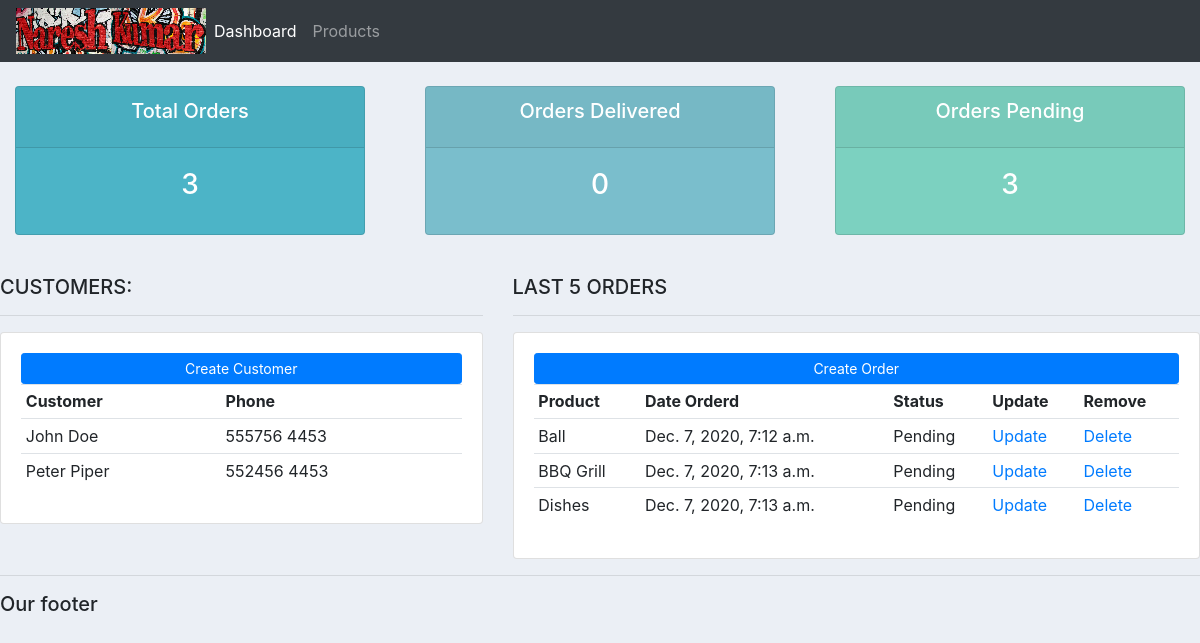
Before: / with the older database file.
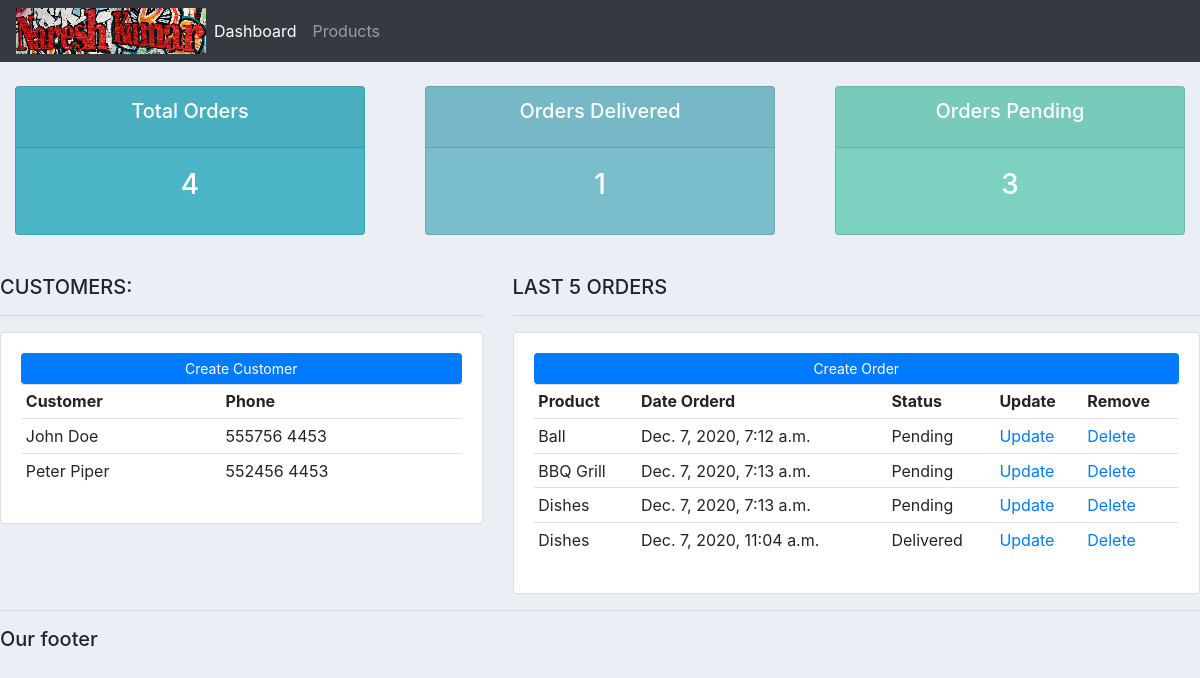
After: the same page with the newer database file.
### accounts/models.py (models this page shows, shortened)
class Customer(models.Model):
	name = models.CharField(max_length=200, null=True)
	phone = models.CharField(max_length=200, null=True)
	email = models.CharField(max_length=200, null=True)
	date_created = models.DateTimeField(auto_now_add=True, null=True)

class Order(models.Model):
	STATUS = (
			('Pending', 'Pending'),
			('Out for delivery', 'Out for delivery'),
			('Delivered', 'Delivered'),
		)
	customer = models.ForeignKey(Customer, null = True, on_delete=models.SET_NULL)
	product = models.ForeignKey(Product, null=True, on_delete= models.SET_NULL)
	date_created = models.DateTimeField(auto_now_add=True, null=True)
	status = models.CharField(max_length=200, null=True, choices=STATUS)

class Product(models.Model):
	CATEGORY = (
			('Indoor', 'Indoor'),
			('Out Door', 'Out Door'),
		)
	name = models.CharField(max_length=200, null=True)
	price = models.FloatField(null=True)
	category = models.CharField(max_length=200, null=True, choices=CATEGORY)
	description = models.CharField(max_length=200, null=True,blank = True)
	date_created = models.DateTimeField(auto_now_add=True, null=True)
	tag = models.ManyToManyField(Tag)
	def __str__(self):
		return self.name

### accounts/views.py (the view)
# urls.py: path('', views.home),
def home(request):
	orders = Order.objects.all()
	customers = Customer.objects.all()
	total_customers = customers.count()
	total_orders = orders.count()
	delivered = orders.filter(status='Delivered').count()
	pending = orders.filter(status='Pending').count()
	context = {'orders': orders , 'customers': customers, 'total_orders':total_orders,
	'delivered':delivered, 'pending':pending }
	return render(request,'accounts/dashboard.html',context)

### accounts/templates/accounts/dashboard.html
{% extends 'accounts/main.html' %}
{% block content %}
{%  include 'accounts/status.html' %}
<br>
<div class="row">
	<div class="col-md-5">
		<h5>CUSTOMERS:</h5>
		<hr>
		<div class="card card-body">
			<a class="btn btn-primary  btn-sm btn-block" href="">Create Customer</a>
			<table class="table table-sm">
				<tr>
					<th>Customer</th>
					<th>Phone</th>
				</tr>
				{% for customer in customers %}
					<tr>
						<td>  {{customer.name}} </td>
						<td>  {{customer.phone}} </td>
					</tr>
				{% endfor %}
			</table>
		</div>
	</div>
	<div class="col-md-7">
		<h5>LAST 5 ORDERS</h5>
		<hr>
		<div class="card card-body">
			<a class="btn btn-primary  btn-sm btn-block" href="">Create Order</a>
			<table class="table table-sm">
				<tr>
					<th>Product</th>
					<th>Date Orderd</th>
					<th>Status</th>
					<th>Update</th>
					<th>Remove</th>
				</tr>
				{% for order in orders %}
					<tr>
						<td>  {{order.product}} </td>
						<td>  {{order.date_created}} </td>
						<td>  {{order.status}} </td>
						<td><a href="">Update</a></td>
						<td><a href="">Delete</a></td>
					</tr>
				{% endfor %}
			</table>
		</div>
	</div>
</div>
{% endblock %}

### accounts/templates/accounts/main.html (shortened to what this page needs)
{% load static %}
<!DOCTYPE html>
<html>
<head>
	<link rel="stylesheet" href="https://stackpath.bootstrapcdn.com/bootstrap/4.3.1/css/bootstrap.min.css">
	<link rel="stylesheet" type="text/css" href="{% static '/css/main.css' %}">
</head>
<body>
	{% include 'accounts/navbar.html' %}
	{% block content  %}
	{% endblock %}
	<hr>
	<h5>Our footer</h5>
</body>
</html>

### accounts/templates/accounts/navbar.html (shortened to what this page needs)
{% load static %}
<nav class="navbar navbar-expand-lg navbar-dark bg-dark">
  <img src="{% static 'images/logo-1.png' %} ">
  <img src="{% static 'images/logo-2.png' %} ">
  <div class="collapse navbar-collapse" id="navbarNav">
    <ul class="navbar-nav">
      <li class="nav-item active">
        <a class="nav-link" href="#">Dashboard</a>
      </li>
      <li class="nav-item">
        <a class="nav-link" href="#">Products</a>
      </li>
    </ul>
  </div>
</nav>

### accounts/templates/accounts/status.html
<br>
<div class="row">
	<div class="col">
		<div class="col-md">
			<div class="card text-center text-white  mb-3" id="total-orders">
			  	<div class="card-header">
			  		<h5 class="card-title">Total Orders</h5>
			  	</div>
			  	<div class="card-body">
			    	<h3 class="card-title">{{total_orders}}</h3>
			  	</div>
			</div>
		</div>
	</div>
	<div class="col">
		<div class="col-md">
			<div class="card text-center text-white  mb-3" id="orders-delivered">
			  	<div class="card-header">
			  		<h5 class="card-title">Orders Delivered</h5>
			  	</div>
			  	<div class="card-body">
			    	<h3 class="card-title">{{delivered}}</h3>
			  	</div>
			</div>
		</div>
	</div>
	<div class="col">
		<div class="col-md">
			<div class="card text-center text-white  mb-3" id="orders-pending">
			  	<div class="card-header">
			  		<h5 class="card-title">Orders Pending</h5>
			  	</div>
			  	<div class="card-body">
			    	<h3 class="card-title">{{pending}}</h3>
			  	</div>
			</div>
		</div>
	</div>
</div>

### static/css/main.css (style rules this page uses)
body { background-color: #ebeff5; }
#total-orders { background-color: #4cb4c7; }
#orders-delivered { background-color: #7abecc; }
#orders-pending { background-color: #7CD1C0; }

Changed rows visible on the page:
added Order: product "Dishes", date_created "Dec. 7, 2020, 11:04 a.m.", status "Delivered"
Other visible differences:
{{ total_orders }}: "3" → "4"
{{ delivered }}: "0" → "1"
